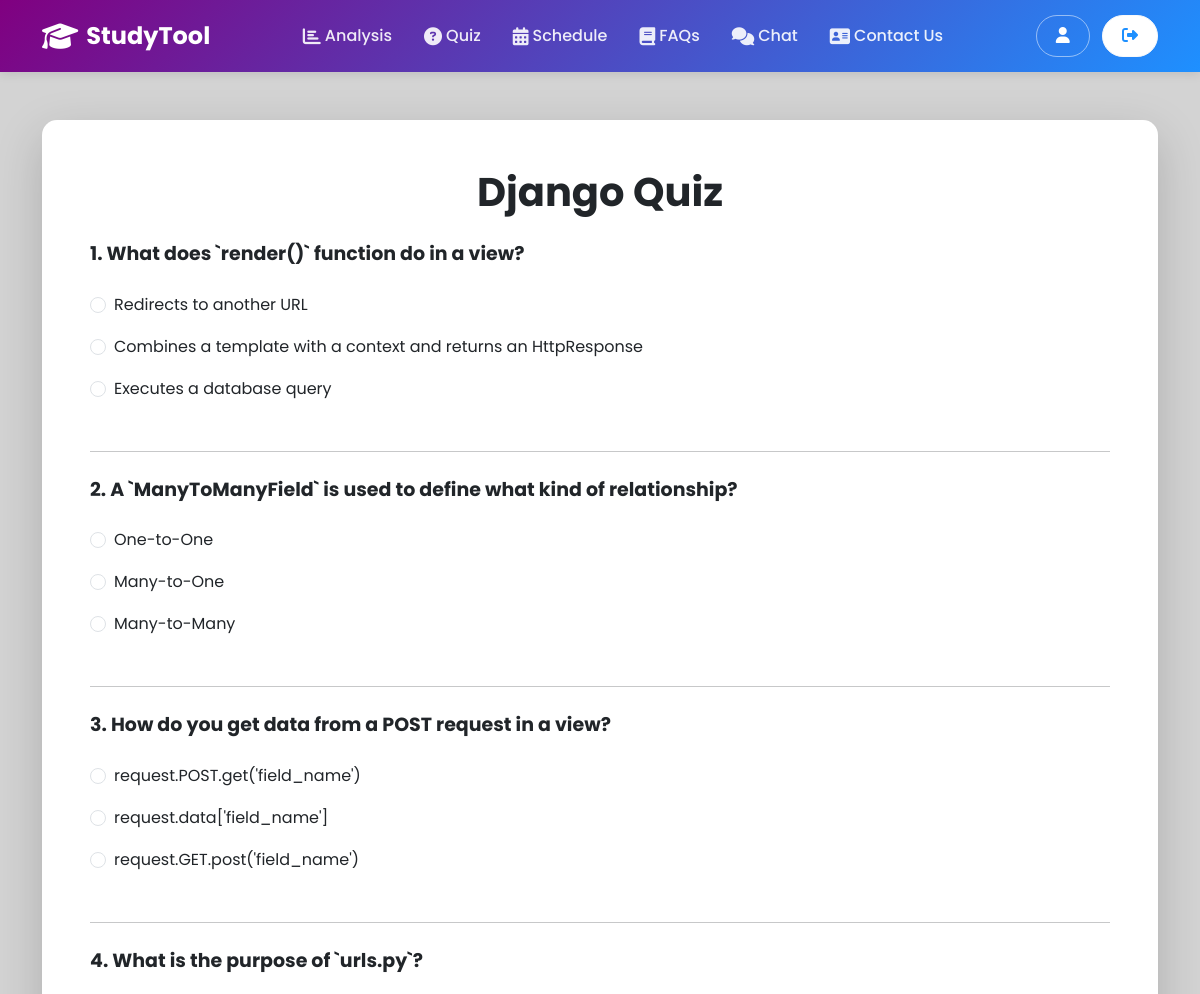
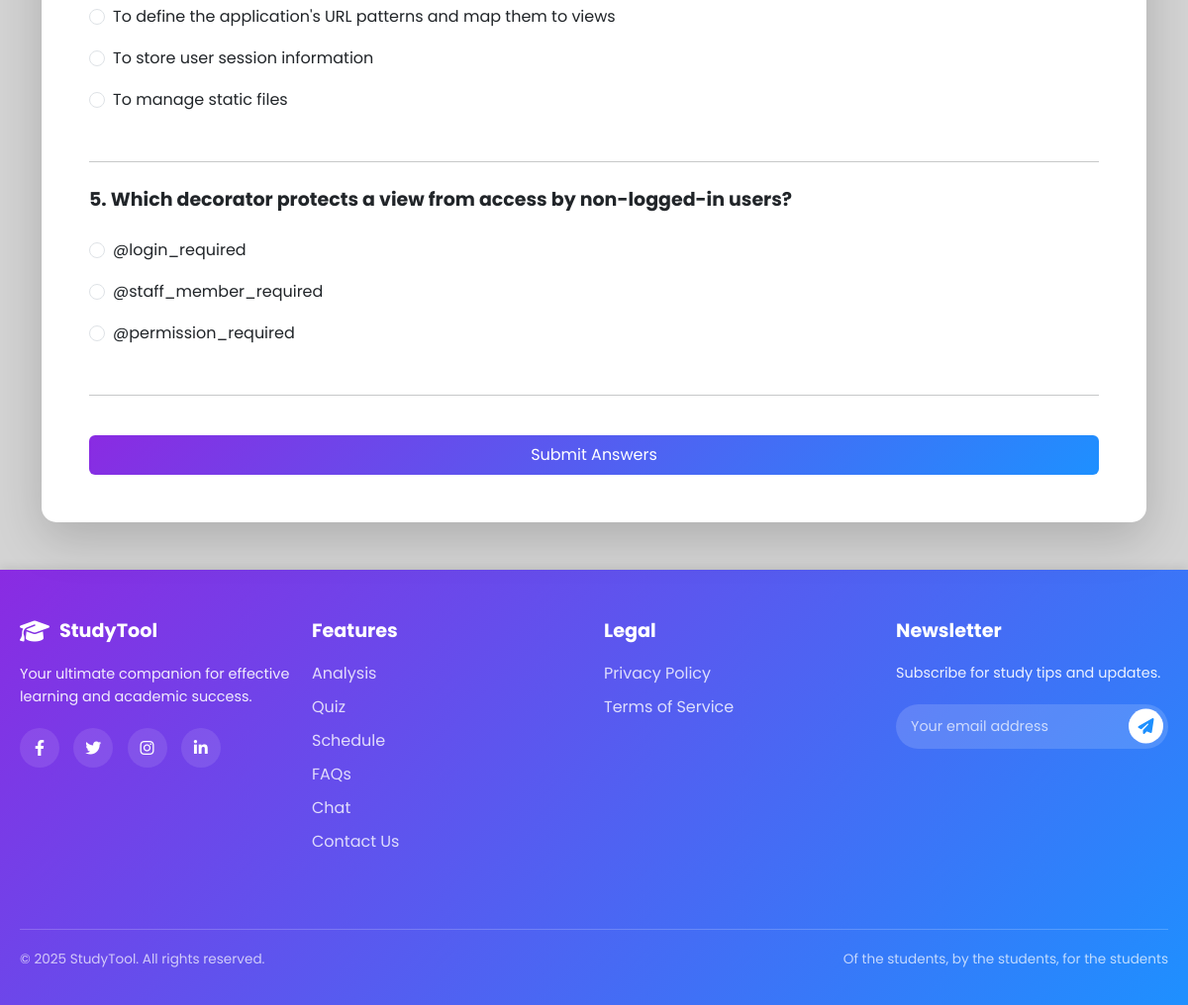
The app's page /quiz/ (signed in) with its own data (2 pictures, top to bottom).
### tool/models.py (models this page shows, shortened)
class Question(models.Model):
    set_number = models.IntegerField()
    text = models.CharField(max_length=500)

class Choice(models.Model):
    question = models.ForeignKey(Question, on_delete=models.CASCADE)
    text = models.CharField(max_length=200)
    is_correct = models.BooleanField(default=False)

### tool/views.py (the view)
# urls.py: path('quiz/',views.quiz,name='quiz'),
def quiz(request):
    if 'user_email' not in request.session:
        return redirect('login')
    if request.method == 'POST':
        score = 0
        total_questions = 0
        set_number = request.session.get('quiz_set_number')
        if not set_number:
            return redirect('quiz')
        questions = Question.objects.filter(set_number=set_number)
        total_questions = questions.count()
        for question in questions:
            selected_choice_id = request.POST.get(f'question_{question.id}')
            if selected_choice_id:
                selected_choice = Choice.objects.get(id=selected_choice_id)
                if selected_choice.is_correct:
                    score += 1
        del request.session['quiz_set_number']
        context = {
            'score': score,
            'total_questions': total_questions
        }
        return render(request, 'quiz.html', context)
    else:
        max_set = Question.objects.aggregate(Max('set_number'))['set_number__max']
        if not max_set:
            return render(request, 'quiz.html', {'error': 'No quiz questions found.'})
        random_set_number = random.randint(1, max_set)
        request.session['quiz_set_number'] = random_set_number
        questions = Question.objects.filter(set_number=random_set_number)
        context = {
            'questions': questions
        }
        return render(request, 'quiz.html', context)

### tool/templates/quiz.html (shortened to what this page needs)
{% extends 'base.html' %}
{% block content %}
<div class="quiz-container">
    <div class="container py-5">
        {% if score is not None %}
        <div class="card shadow-lg text-center">
            <div class="card-body p-5">
                <h2 class="display-5 fw-bold">Quiz Complete!</h2>
                <p class="lead text-muted">You have finished the quiz.</p>
                <div class="result-circle my-4">
                    <span class="score">{{ score }}</span>
                    <span class="total">/ {{ total_questions }}</span>
                </div>
                <p class="h4">You scored {{ score }} out of {{ total_questions }}.</p>
                <a href="{% url 'quiz' %}" class="btn btn-primary btn-lg mt-4">Try Another Quiz</a>
            </div>
        </div>
        {% else %}
        <div class="card shadow-lg">
            <div class="card-body p-5">
                <h2 class="text-center display-6 fw-bold mb-4">Django Quiz</h2>
                <form action="{% url 'quiz' %}" method="post">
                    {% for question in questions %}
                    <div class="question-block mb-4">
                        <p class="fw-bold question-text">{{ forloop.counter }}. {{ question.text }}</p>
                        <div class="choices">
                            {% for choice in question.choice_set.all %}
                            <div class="form-check">
                                <input class="form-check-input" type="radio" name="question_{{ question.id }}" id="choice_{{ choice.id }}" value="{{ choice.id }}" required>
                                <label class="form-check-label" for="choice_{{ choice.id }}">
                                    {{ choice.text }}
                                </label>
                            </div>
                            {% endfor %}
                        </div>
                    </div>
                    <hr class="my-4">
                    {% endfor %}
                    <button type="submit" class="btn btn-primary w-100 py-2 mt-3">Submit Answers</button>
                </form>
            </div>
        </div>
        {% endif %}
    </div>
</div>
{% endblock %}

### tool/static/css/footer.css (style rules this page uses)
body { display: flex; flex-direction: column; min-height: 100vh; font-family: 'Poppins', sans-serif; margin: 0; }

### tool/static/css/analysis.css (style rules this page uses)
.card { border: none; border-radius: 15px; }
.btn-primary { background: linear-gradient(135deg, blueviolet 0%, dodgerblue 100%); border: none; transition: all 0.3s ease; }

### tool/static/css/chat.css (style rules this page uses)
.btn-primary { background: linear-gradient(135deg, blueviolet 0%, dodgerblue 100%); border: none; }

### tool/static/css/quiz.css (style rules this page uses)
.quiz-container { background-color: lightgrey; }
.card { border: none; border-radius: 15px; }
.question-block { padding-bottom: 16px; }
.question-text { font-size: 19px; }
.choices .form-check { margin-left: 16px; padding: 8px; border-radius: 8px; transition: background-color 0.2s ease-in-out; }

### records on screen
Question: text "What does `render()` function do in a view?"
Choice: text "Redirects to another URL"
Choice: text "Combines a template with a context and returns an HttpResponse"
Choice: text "Executes a database query"
Question: text "A `ManyToManyField` is used to define what kind of relationship?"
Choice: text "One-to-One"
Choice: text "Many-to-One"
Choice: text "Many-to-Many"
Question: text "How do you get data from a POST request in a view?"
Choice: text "request.POST.get('field_name')"
Choice: text "request.data['field_name']"
Choice: text "request.GET.post('field_name')"
Question: text "What is the purpose of `urls.py`?"
Choice: text "To define the application's URL patterns and map them to views"
Choice: text "To store user session information"
Choice: text "To manage static files"
Question: text "Which decorator protects a view from access by non-logged-in users?"
Choice: text "@login_required"
Choice: text "@staff_member_required"
Choice: text "@permission_required"
